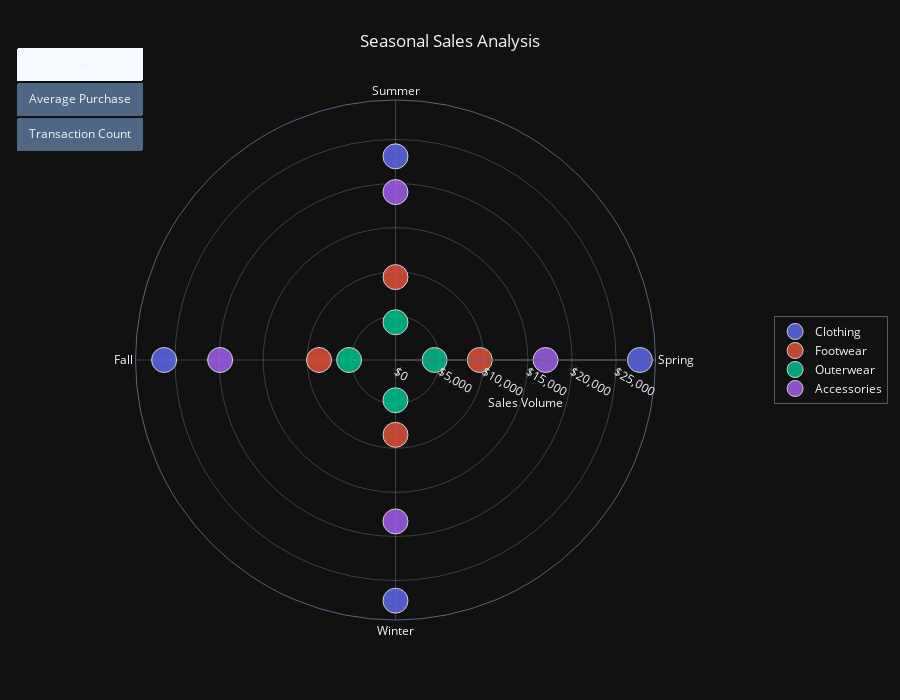

The notebook cell saved with this chart:
### Code cell
fig.show()

### Figure 1 — Plotly figure (JSON) as saved in the notebook; plotly's stock layout.template omitted (floating-point values rounded to 4 significant figures)
{"data": [{"customdata": [[26220.0, 61.41, 427.0], [27690.0, 61.0, 454.0], [23080.0, 56.56, 408.0], [27270.0, 60.88, 448.0]], "hovertemplate": "<b>%{text}</b><br>Season: %{theta}<br>Total Sales: $%{customdata[0]:,.2f}<br>Average Purchase: $%{customdata[1]:,.2f}<br>Number of Sales: %{customdata[2]}<br><extra></extra>", "marker": {"line": {"color": "white", "width": 1}, "opacity": 0.8, "size": 25}, "mode": "markers", "name": "Clothing", "r": [26220, 27692, 23078, 27274], "text": ["Clothing - Fall", "Clothing - Spring", "Clothing - Summer", "Clothing - Winter"], "theta": [270, 90, 0, 180], "type": "scatterpolar"}, {"customdata": [[8665.0, 63.71, 136.0], [9555.0, 58.62, 163.0], [9393.0, 58.71, 160.0], [8480.0, 60.57, 140.0]], "hovertemplate": "<b>%{text}</b><br>Season: %{theta}<br>Total Sales: $%{customdata[0]:,.2f}<br>Average Purchase: $%{customdata[1]:,.2f}<br>Number of Sales: %{customdata[2]}<br><extra></extra>", "marker": {"line": {"color": "white", "width": 1}, "opacity": 0.8, "size": 25}, "mode": "markers", "name": "Footwear", "r": [8665, 9555, 9393, 8480], "text": ["Footwear - Fall", "Footwear - Spring", "Footwear - Summer", "Footwear - Winter"], "theta": [270, 90, 0, 180], "type": "scatterpolar"}, {"customdata": [[5259.0, 59.76, 88.0], [4425.0, 54.63, 81.0], [4278.0, 57.04, 75.0], [4562.0, 57.02, 80.0]], "hovertemplate": "<b>%{text}</b><br>Season: %{theta}<br>Total Sales: $%{customdata[0]:,.2f}<br>Average Purchase: $%{customdata[1]:,.2f}<br>Number of Sales: %{customdata[2]}<br><extra></extra>", "marker": {"line": {"color": "white", "width": 1}, "opacity": 0.8, "size": 25}, "mode": "markers", "name": "Outerwear", "r": [5259, 4425, 4278, 4562], "text": ["Outerwear - Fall", "Outerwear - Spring", "Outerwear - Summer", "Outerwear - Winter"], "theta": [270, 90, 0, 180], "type": "scatterpolar"}, {"customdata": [[19870.0, 61.34, 324.0], [17010.0, 56.5, 301.0], [19030.0, 60.99, 312.0], [18290.0, 60.37, 303.0]], "hovertemplate": "<b>%{text}</b><br>Season: %{theta}<br>Total Sales: $%{customdata[0]:,.2f}<br>Average Purchase: $%{customdata[1]:,.2f}<br>Number of Sales: %{customdata[2]}<br><extra></extra>", "marker": {"line": {"color": "white", "width": 1}, "opacity": 0.8, "size": 25}, "mode": "markers", "name": "Accessories", "r": [19874, 17007, 19028, 18291], "text": ["Accessories - Fall", "Accessories - Spring", "Accessories - Summer", "Accessories - Winter"], "theta": [270, 90, 0, 180], "type": "scatterpolar"}], "layout": {"polar": {"radialaxis": {"title": {"text": "Sales Volume", "font": {"size": 12}}, "visible": true, "tickformat": "$,.0f", "gridcolor": "rgba(255, 255, 255, 0.2)"}, "angularaxis": {"ticktext": ["Spring", "Summer", "Fall", "Winter"], "tickvals": [90, 0, 270, 180], "direction": "clockwise", "gridcolor": "rgba(255, 255, 255, 0.2)"}, "bgcolor": "rgba(0,0,0,0)"}, "legend": {"x": 1.1, "y": 0.5, "bgcolor": "rgba(0,0,0,0)", "bordercolor": "rgba(255,255,255,0.3)", "borderwidth": 1}, "title": {"text": "Seasonal Sales Analysis", "x": 0.5, "y": 0.95}, "margin": {"l": 80, "r": 150, "t": 100, "b": 80}, "showlegend": true, "updatemenus": [{"buttons": [{"args": [{"r": [[26220, 27692, 23078, 27274], [8665, 9555, 9393, 8480], [5259, 4425, 4278, 4562], [19874, 17007, 19028, 18291]]}, {"polar.radialaxis.title": "Sales Volume"}], "label": "Sales Volume", "method": "update"}, {"args": [{"r": [[61.41, 61.0, 56.56, 60.88], [63.71, 58.62, 58.71, 60.57], [59.76, 54.63, 57.04, 57.02], [61.34, 56.5, 60.99, 60.37]]}, {"polar.radialaxis.title": "Average Purchase Amount"}], "label": "Average Purchase", "method": "update"}, {"args": [{"r": [[427, 454, 408, 448], [136, 163, 160, 140], [88, 81, 75, 80], [324, 301, 312, 303]]}, {"polar.radialaxis.title": "Number of Transactions"}], "label": "Transaction Count", "method": "update"}], "direction": "down", "showactive": true, "type": "buttons", "x": 0.1, "y": 1.1}], "width": 900, "height": 700}}
